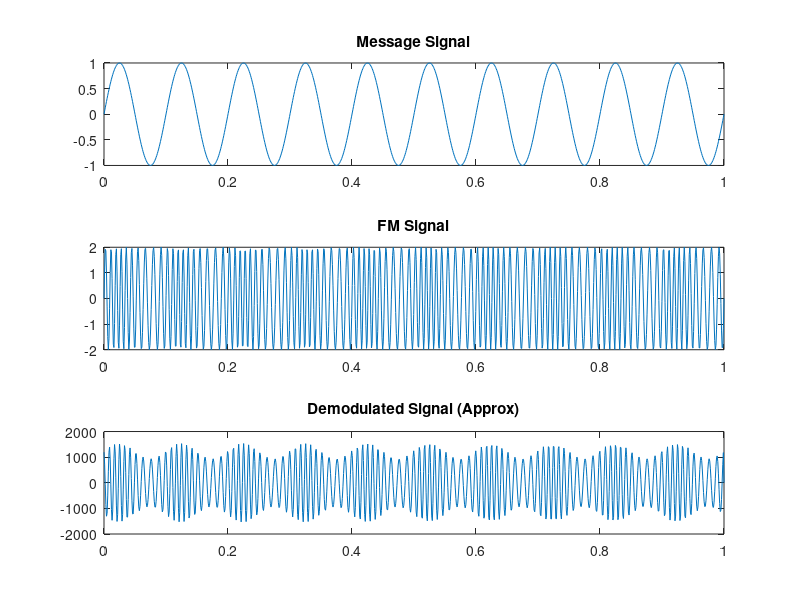

MATLAB code for this plot:
% Time parameters
fs = 1000;
t = linspace(0, 1, 1000);

% Message signal
fm = 10;
Am = 1;
message_signal = Am * sin(2*pi*fm .* t);

% Carrier parameters
fc = 100;
Ac = 2;

% Frequency deviation
kf = 25;

% Correct frequency modulation (using integral approximation)
modulated_signal = Ac * sin(2*pi*fc .* t + 2*pi*kf * cumsum(message_signal)/fs);

% Demodulation (rough): differentiate and scale
demodulated_signal = [diff(modulated_signal) 0] * fs;

% Plotting
figure;
subplot(3,1,1);
plot(t, message_signal); title('Message Signal');

subplot(3,1,2);
plot(t, modulated_signal); title('FM Signal');

subplot(3,1,3);
plot(t, demodulated_signal); title('Demodulated Signal (Approx)');
